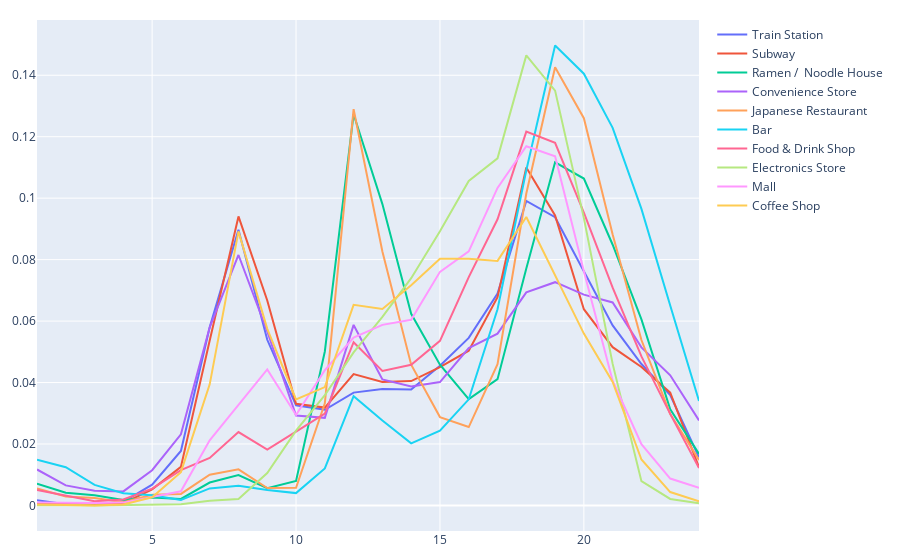

The cell this chart's notebook holds for it:
### Code cell
fig = go.Figure()
for i in range(10):
    venueCategory = venueCategorys[i]
    hour_data = data[data["venueCategory"] == venueCategory]["hour"].to_numpy()
    y = np.zeros(24) 
    for j in hour_data:
        y[j-1] += 1
    y /= len(hour_data)
    fig.add_trace(go.Scatter(		
    x=list(range(1, 25)),				
    y=y,
    name=venueCategory
))
fig.update_layout(
    margin=dict(l=20, r=30, t=20, b=20))
fig.show()
